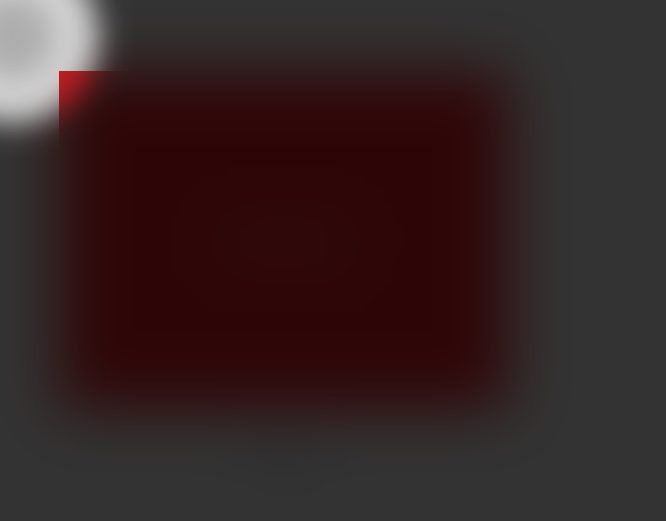
#> input picture chapter_2/assets/example_of_treatment.png, 666 x 521 px
$ python -i helper.py   (imports and definitions only)
#> lines starting #> are read from the running program, lines starting #| are printed output that depends on the picture
"""
Title: Functions for dissertation

Notes:
    - Description: Script containing all the functions used in dissertation
    - Updated: 2022-12-09
    - Updated by: dcr
"""

# Importing dependencies
    #* COVER
from random import uniform # to generate distributions
import math # for useful math operators
    #* CAPD ANALYSIS
import numpy as np # for array management
import cv2 # for image detection

# COVER
    #* Defining vectors
def f1(x,y):
    """
        Description: To create the first vector for cover image

        Parameters: x,y

        Depends on: random, math
    """
    result = uniform(-100,100) * x**2  - math.sin(y**2) + abs(y-x)
    return result
def f2(x, y):
    """
        Description: To create the second vector for cover image

        Parameters: x,y

        Depends on: random, math
    """
    result = uniform(-1,1) * y**3 - math.cos(x**2) + 2*x
    return result

# CAPD ANALYSIS
#* Dealing with names
def names(col):
    """
    Description: Function to extract last names of candidate

    Parameters: df: pandas dataFrame object

    Depends on pandas and re
    """
    Name = col.str.replace(r"Jr\.|Sr\.|Jr|Sr|JR|SR|III|\sIV|\sVI", "")
    Stripped = Name.str.rstrip()
    lastName = Stripped.str.split(" ").arr.get(-1)
    return lastName

#* image pre-processing
def preProcess(img,inter,size=[224,224]):
    """
    Description: Function to do the resizing of the images
    Parameters: Tuple of pixel size to be passed along to cv2.resize function
    Depends on: cv2
    """
    resized = cv2.resize(img,size,inter)
    return resized

#** Color detection
def colorDetector(img,color_upper=[255,255,255],color_lower=[255,255,255]):
    """
    Description: Function that preprocesses the image and calculates the percentage of a particular color in it.
    Parameters: Original img, and the RBG upper and lower limits of color I want to detect. Defaults for color_upper and color_lower is white.
    Depends on: fun.preProcess, and cv2
    """
    # create boundaries
    boundaries = [(
        [color_lower[2], color_lower[1], color_lower[0]],
        [color_upper[2], color_upper[1], color_upper[0]])]
    # Transform image
    img_transformed = preProcess(img=img,inter=cv2.INTER_AREA)
    # calculate scale
    scale = ((img_transformed.shape[0]/img.shape[0]) + (img_transformed.shape[1]/img.shape[1]))/2
    for (lower, upper) in boundaries:
    # adjust color_upper and color_lower to specific type
        lower = np.array(lower, dtype = np.uint8)
        upper = np.array(upper, dtype = np.uint8)
    # take all values within color range and make it white; everything else black
        mask = cv2.inRange(img_transformed, lower, upper)
        # take all white values and put it on original image. keep black pixels black
        result = cv2.bitwise_and(img_transformed, img_transformed, mask = mask)
    # get ratio of non-black pixels
        ratio = cv2.countNonZero(mask)/(img_transformed.size/(1/scale))
    # calculate percentage of non-black pixels
        percent = (ratio * 100)/scale
        # return percentage, img_transformed, and result
        return percent, img_transformed, result

>>> import cv2
>>> picture = cv2.imread('../assets/example_of_treatment.png')
#> picture is the input picture: shape (521, 666, 3); mean B, G, R 35.8, 35.2, 53.3
>>> result = colorDetector(picture)
#> in preProcess, `resized = cv2.resize(img,size,inter)`:
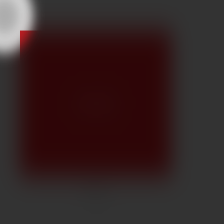
#> resized: shape (224, 224, 3); mean B, G, R 35.8, 35.2, 53.3
#> the loop in colorDetector, `for (lower, upper) in boundaries:` made 1 pass
#> (ratio, percent) on pass 1: (0, 0)
